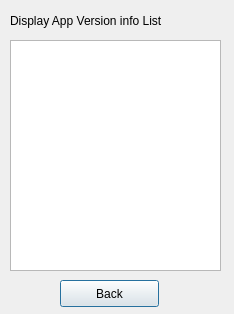
<?xml version="1.0" encoding="UTF-8"?>
<ui version="4.0">
 <class>DisplayAppList</class>
 <widget class="QDialog" name="DisplayAppList">
  <property name="geometry">
   <rect>
    <x>0</x>
    <y>0</y>
    <width>234</width>
    <height>314</height>
   </rect>
  </property>
  <property name="windowTitle">
   <string>Dialog</string>
  </property>
  <widget class="QPushButton" name="btnBack">
   <property name="geometry">
    <rect>
     <x>60</x>
     <y>280</y>
     <width>99</width>
     <height>27</height>
    </rect>
   </property>
   <property name="text">
    <string>Back</string>
   </property>
  </widget>
  <widget class="QLabel" name="label">
   <property name="geometry">
    <rect>
     <x>10</x>
     <y>10</y>
     <width>171</width>
     <height>21</height>
    </rect>
   </property>
   <property name="text">
    <string>Display App Version info List</string>
   </property>
  </widget>
  <widget class="QListWidget" name="listApps">
   <property name="geometry">
    <rect>
     <x>10</x>
     <y>40</y>
     <width>211</width>
     <height>231</height>
    </rect>
   </property>
  </widget>
 </widget>
 <resources/>
 <connections/>
</ui>
